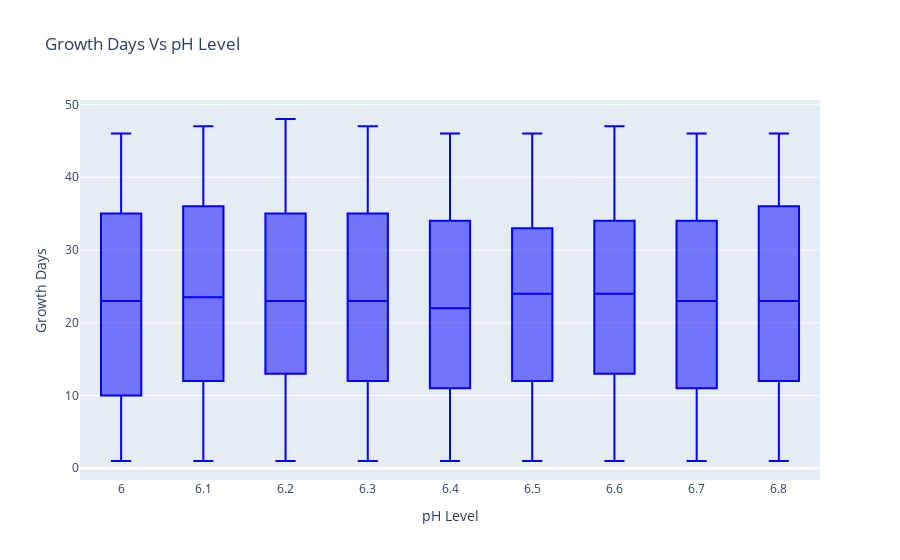

This figure's notebook cell:
### Markdown cell above
## pH vrednost i dani rasta

### Code cell
fig = px.box(lettuce_df, x="pH Level", y="Growth Days",title="Growth Days Vs pH Level", color_discrete_sequence=["blue"])
fig.show()

### Figure 1 — Plotly figure (JSON) as saved in the notebook; plotly's stock layout.template omitted (floating-point values rounded to 4 significant figures; data arrays with more than 128 entries replaced by an {"elided": "..."} marker saying what was removed)
{"data": [{"alignmentgroup": "True", "hovertemplate": "pH Level=%{x}<br>Growth Days=%{y}<extra></extra>", "legendgroup": "", "marker": {"color": "blue"}, "name": "", "notched": false, "offsetgroup": "", "orientation": "v", "showlegend": false, "type": "box", "x": {"elided": "3169 float values"}, "x0": " ", "xaxis": "x", "y": {"elided": "3169 int values"}, "y0": " ", "yaxis": "y"}], "layout": {"boxmode": "group", "legend": {"tracegroupgap": 0}, "title": {"text": "Growth Days Vs pH Level"}, "xaxis": {"anchor": "y", "domain": [0, 1], "title": {"text": "pH Level"}}, "yaxis": {"anchor": "x", "domain": [0, 1], "title": {"text": "Growth Days"}}}}
